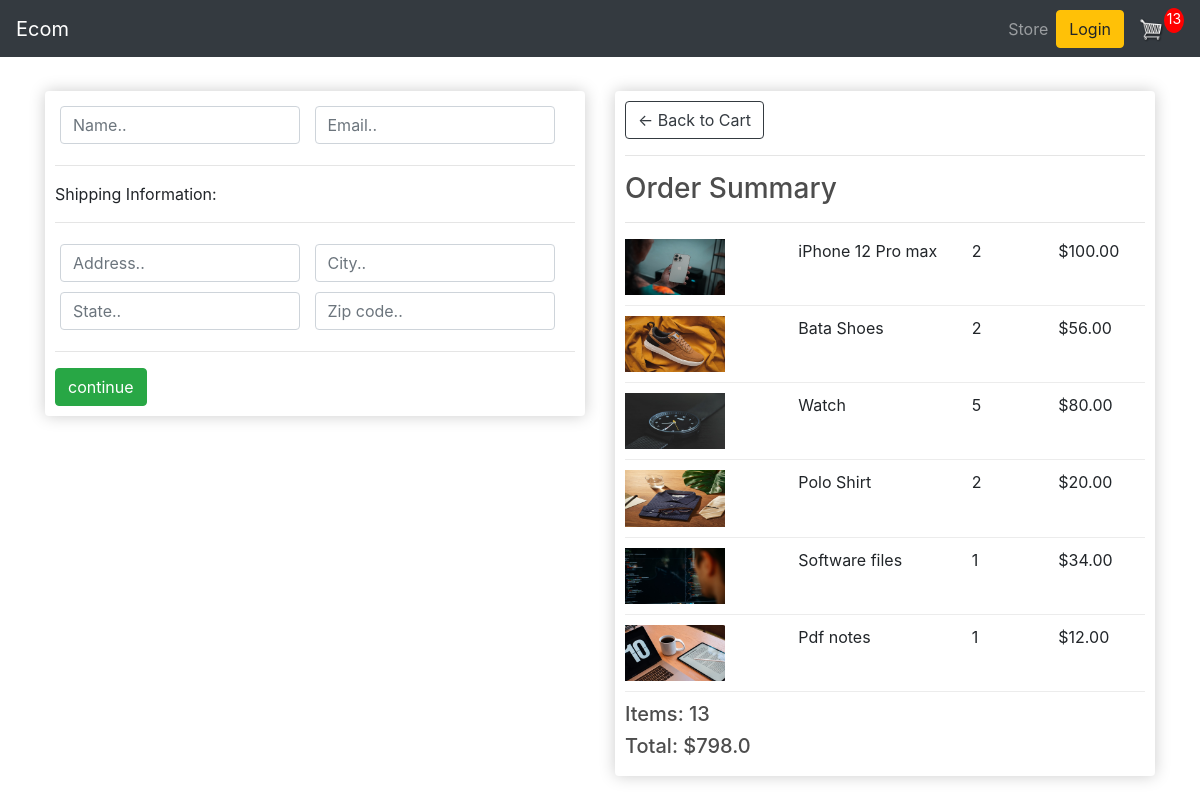
/checkout/ (signed in), run on an earlier commit of the app's database.
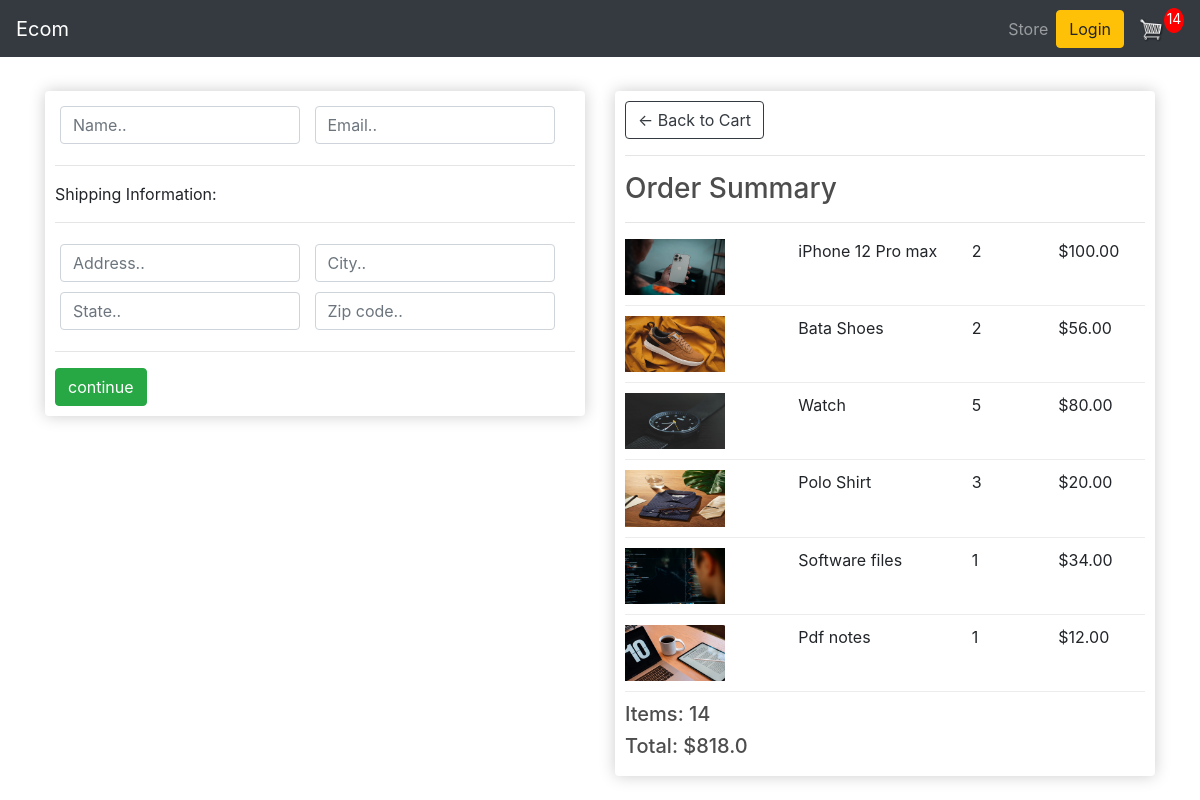
And on a later commit of the database.
### store/models.py (models this page shows, shortened)
class OrderItem(models.Model):
    product = models.ForeignKey(Product,on_delete=models.SET_NULL,null=True,blank=True)
    order = models.ForeignKey(Order,on_delete=models.SET_NULL,null=True,blank=True)
    quantity = models.IntegerField(default=0,null=True,blank=True)
    date_added = models.DateTimeField(auto_now_add=True)
    @property
    def get_total(self):
        total = self.product.price * self.quantity
        return total

class Order(models.Model):
    customer = models.ForeignKey(Customer,on_delete=models.SET_NULL,null=True,blank=True)
    date_ordered = models.DateTimeField(auto_now_add=True)
    complete = models.BooleanField(default=False,null=True,blank=True)
    transaction_id = models.CharField(max_length=200,null=True)
    @property
    def shipping(self):
        shipping = False
        orderitems = self.orderitem_set.all()
        for i in orderitems:
            if i.product.digital == False:
                shipping = True
        return shipping
    @property
    def get_cart_total(self):
        orderitems = self.orderitem_set.all()
        total = sum([item.get_total for item in orderitems])
        return total
    @property
    def get_cart_item(self):
        orderitems = self.orderitem_set.all()
        total = sum([item.quantity for item in orderitems])
        return total

class Product(models.Model):
    name = models.CharField(max_length=200,null=True)
    price = models.FloatField()
    digital = models.BooleanField(default=False,null=True,blank=True)
    image = models.ImageField(null=True,blank=True)
    @property
    def imageURL(self):
        try:
            url = self.image.url
        except:
            url = ''
        return url

### store/views.py (the view)
# urls.py: path('checkout/', views.checkout, name='checkout'),
def checkout(request):
    if request.user.is_authenticated:
        customer = request.user.customer
        order, created = Order.objects.get_or_create(customer=customer, complete=False)
        items = order.orderitem_set.all()
        cartItems = order.get_cart_item
    else:
        items = []
        order = {'get_cart_item':0, 'get_cart_total':0, 'shipping':False}
        cartItems = order['get_cart_items']
    context = {'items': items, 'order': order, 'cartItems': cartItems}
    return render(request, 'store/checkout.html', context)

### store/templates/store/checkout.html (shortened to what this page needs)
{% extends 'store/main.html' %}
{% load static %}
{% block content %}
<div class="row">
    <div class="col-lg-6">
        <div class="box-element" id="form-wrapper">
            <form id="form">
                <div id="user-info">
                    <div class="form-field">
                        <input required class="form-control" type="text" name="name" placeholder="Name..">
                    </div>
                    <div class="form-field">
                        <input required class="form-control" type="email" name="email" placeholder="Email..">
                    </div>
                </div>
                <div id="shipping-info">
                    <hr>
						<p>Shipping Information:</p>
						<hr>
						<div class="form-field">
							<input class="form-control" type="text" name="address" placeholder="Address..">
						</div>
						<div class="form-field">
							<input class="form-control" type="text" name="city" placeholder="City..">
						</div>
						<div class="form-field">
							<input class="form-control" type="text" name="state" placeholder="State..">
						</div>
						<div class="form-field">
							<input class="form-control" type="text" name="zipcode" placeholder="Zip code..">
						</div>
                </div>
                <hr>
                <input id="form-button" class="btn btn-success btn-black" type="submit" value="continue">
            </form>
        </div>
        <br>
    </div>
    <div class="col-lg-6">
        <div class="box-element" id="form-wrapper">
         <a class="btn btn-outline-dark" href="{% url 'cart' %}">&#x2190; Back to Cart</a>
         <hr>
         <h3>Order Summary</h3>
         <hr>
         {% for item in items %}
         <div class="cart-row">
            <div style="flex: 2;"><img class="row-image" src="{{item.product.imageURL}}"></div>
            <div style="flex: 2;"><p>{{item.product.name}}</p></div>
            <div style="flex: 1;"><p>{{item.quantity}}</p></div>
            <div style="flex: 1;"><p>${{item.product.price|floatformat:2}}</p></div>
         </div>
         {% endfor %}
         <h5>Items:  {{order.get_cart_item}}</h5>
         <h5>Total:  ${{order.get_cart_total}}</h5>
        </div>
    </div>
</div>
{% endblock content %}

What changed in the data, as far as the page shows it:
changed OrderItem "Polo Shirt": quantity "2" → "3"
changed through a linked row, Order: get_cart_item "13" → "14"; get_cart_total "798.0" → "818.0"
Also different on the page:
{{ cartItems }}: "13" → "14"
